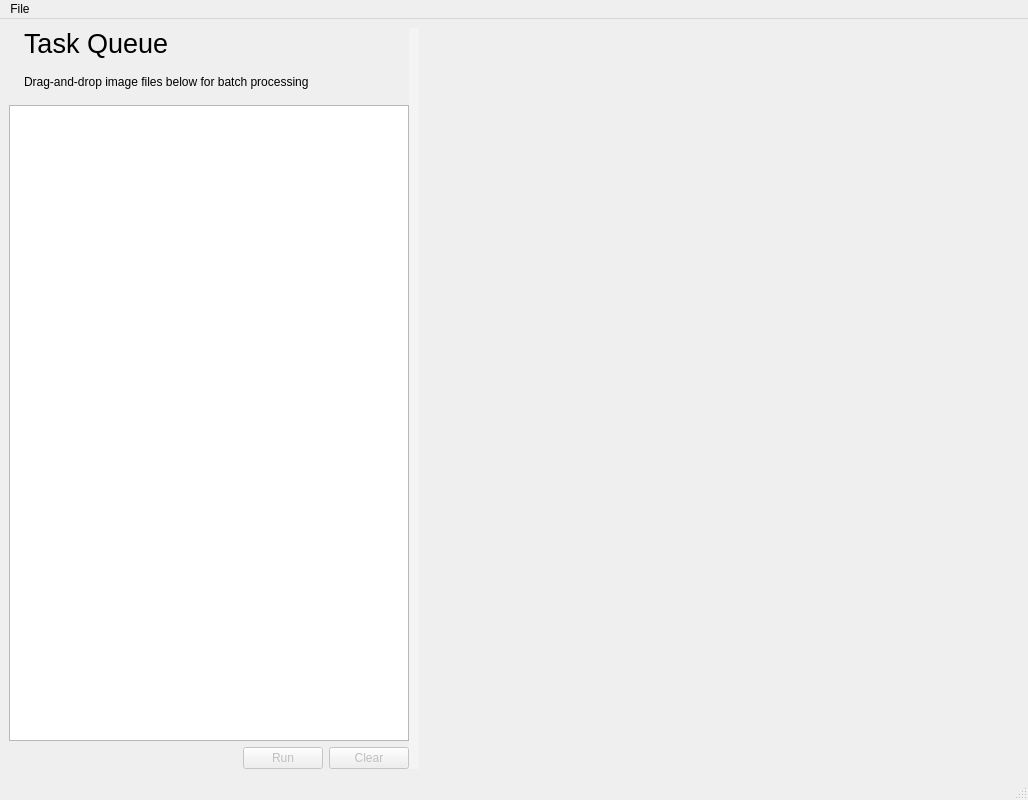
<?xml version="1.0" encoding="UTF-8"?>
<ui version="4.0">
 <class>TaskQueueWindow</class>
 <widget class="QMainWindow" name="TaskQueueWindow">
  <property name="geometry">
   <rect>
    <x>0</x>
    <y>0</y>
    <width>1028</width>
    <height>800</height>
   </rect>
  </property>
  <property name="sizePolicy">
   <sizepolicy hsizetype="MinimumExpanding" vsizetype="Preferred">
    <horstretch>0</horstretch>
    <verstretch>0</verstretch>
   </sizepolicy>
  </property>
  <property name="minimumSize">
   <size>
    <width>800</width>
    <height>600</height>
   </size>
  </property>
  <property name="acceptDrops">
   <bool>true</bool>
  </property>
  <property name="windowTitle">
   <string notr="true">Task Queue</string>
  </property>
  <property name="dockNestingEnabled">
   <bool>true</bool>
  </property>
  <property name="unifiedTitleAndToolBarOnMac">
   <bool>true</bool>
  </property>
  <widget class="QWidget" name="centralWidget">
   <property name="sizePolicy">
    <sizepolicy hsizetype="MinimumExpanding" vsizetype="Preferred">
     <horstretch>0</horstretch>
     <verstretch>0</verstretch>
    </sizepolicy>
   </property>
   <layout class="QVBoxLayout" name="verticalLayout_2">
    <item>
     <widget class="QSplitter" name="splitter">
      <property name="sizePolicy">
       <sizepolicy hsizetype="Minimum" vsizetype="Preferred">
        <horstretch>0</horstretch>
        <verstretch>0</verstretch>
       </sizepolicy>
      </property>
      <property name="styleSheet">
       <string notr="true">QSplitter::handle
{
    background-color: rgba(255, 255, 255, 80);
}</string>
      </property>
      <property name="orientation">
       <enum>Qt::Horizontal</enum>
      </property>
      <property name="handleWidth">
       <number>10</number>
      </property>
      <property name="childrenCollapsible">
       <bool>false</bool>
      </property>
      <widget class="QWidget" name="taskListContainerWidget" native="true">
       <property name="sizePolicy">
        <sizepolicy hsizetype="MinimumExpanding" vsizetype="Preferred">
         <horstretch>1</horstretch>
         <verstretch>0</verstretch>
        </sizepolicy>
       </property>
       <property name="minimumSize">
        <size>
         <width>300</width>
         <height>0</height>
        </size>
       </property>
       <layout class="QVBoxLayout" name="verticalLayout_4">
        <item>
         <layout class="QHBoxLayout" name="taskQueueTitleLayout">
          <property name="spacing">
           <number>0</number>
          </property>
          <item>
           <widget class="QLabel" name="logoLabel">
            <property name="sizePolicy">
             <sizepolicy hsizetype="Fixed" vsizetype="Fixed">
              <horstretch>0</horstretch>
              <verstretch>0</verstretch>
             </sizepolicy>
            </property>
            <property name="text">
             <string notr="true"/>
            </property>
            <property name="pixmap">
             <pixmap resource="../../resources/logos.qrc">:/logos/logo_small.png</pixmap>
            </property>
           </widget>
          </item>
          <item>
           <spacer name="horizontalSpacer_2">
            <property name="orientation">
             <enum>Qt::Horizontal</enum>
            </property>
            <property name="sizeType">
             <enum>QSizePolicy::Fixed</enum>
            </property>
            <property name="sizeHint" stdset="0">
             <size>
              <width>8</width>
              <height>20</height>
             </size>
            </property>
           </spacer>
          </item>
          <item>
           <widget class="QLabel" name="taskQueueTitle">
            <property name="sizePolicy">
             <sizepolicy hsizetype="Fixed" vsizetype="Fixed">
              <horstretch>0</horstretch>
              <verstretch>0</verstretch>
             </sizepolicy>
            </property>
            <property name="minimumSize">
             <size>
              <width>0</width>
              <height>0</height>
             </size>
            </property>
            <property name="font">
             <font>
              <pointsize>20</pointsize>
             </font>
            </property>
            <property name="text">
             <string notr="true" extracomment="Title of a window where users can queue up multiple image geometrization tasks to be run one after another">Task Queue</string>
            </property>
           </widget>
          </item>
          <item>
           <spacer name="horizontalSpacer">
            <property name="orientation">
             <enum>Qt::Horizontal</enum>
            </property>
            <property name="sizeHint" stdset="0">
             <size>
              <width>20</width>
              <height>20</height>
             </size>
            </property>
           </spacer>
          </item>
         </layout>
        </item>
        <item>
         <layout class="QVBoxLayout" name="verticalLayout_5">
          <item>
           <layout class="QVBoxLayout" name="verticalLayout_3">
            <property name="spacing">
             <number>15</number>
            </property>
            <property name="leftMargin">
             <number>15</number>
            </property>
            <property name="topMargin">
             <number>10</number>
            </property>
            <property name="rightMargin">
             <number>15</number>
            </property>
            <property name="bottomMargin">
             <number>10</number>
            </property>
            <item>
             <widget class="QLabel" name="taskListInstructionText">
              <property name="text">
               <string extracomment="Instructions to the user explaining how to add items to the task queue list, by dragging items into a list below this text">Drag-and-drop image files below for batch processing</string>
              </property>
             </widget>
            </item>
           </layout>
          </item>
          <item>
           <widget class="QListWidget" name="taskList">
            <property name="sortingEnabled">
             <bool>true</bool>
            </property>
           </widget>
          </item>
         </layout>
        </item>
        <item>
         <layout class="QHBoxLayout" name="horizontalLayout_7">
          <item>
           <spacer name="horizontalSpacer_3">
            <property name="orientation">
             <enum>Qt::Horizontal</enum>
            </property>
            <property name="sizeHint" stdset="0">
             <size>
              <width>40</width>
              <height>20</height>
             </size>
            </property>
           </spacer>
          </item>
          <item>
           <widget class="QPushButton" name="runTasksButton">
            <property name="enabled">
             <bool>false</bool>
            </property>
            <property name="text">
             <string extracomment="Text on a button that starts running the tasks from the task queue when pressed">Run</string>
            </property>
           </widget>
          </item>
          <item>
           <widget class="QPushButton" name="clearTaskListButton">
            <property name="enabled">
             <bool>false</bool>
            </property>
            <property name="text">
             <string extracomment="Text on a button that removes any queued up tasks from the task queue in the user interface">Clear</string>
            </property>
           </widget>
          </item>
         </layout>
        </item>
       </layout>
      </widget>
      <widget class="QWidget" name="taskListScriptContainer" native="true">
       <property name="sizePolicy">
        <sizepolicy hsizetype="Preferred" vsizetype="Preferred">
         <horstretch>0</horstretch>
         <verstretch>0</verstretch>
        </sizepolicy>
       </property>
       <property name="minimumSize">
        <size>
         <width>600</width>
         <height>0</height>
        </size>
       </property>
       <layout class="QVBoxLayout" name="verticalLayout">
        <item>
         <layout class="QVBoxLayout" name="taskListScriptLayout">
          <property name="sizeConstraint">
           <enum>QLayout::SetDefaultConstraint</enum>
          </property>
         </layout>
        </item>
       </layout>
      </widget>
     </widget>
    </item>
   </layout>
  </widget>
  <widget class="QStatusBar" name="statusBar"/>
  <widget class="QMenuBar" name="menuBar">
   <property name="geometry">
    <rect>
     <x>0</x>
     <y>0</y>
     <width>1028</width>
     <height>19</height>
    </rect>
   </property>
   <widget class="QMenu" name="menuFile">
    <property name="title">
     <string extracomment="The title of the File menu that contains commands relating to the handling of files, such as open, save, print, etc">File</string>
    </property>
    <addaction name="actionLoad_Scripts"/>
    <addaction name="actionSave_Scripts"/>
    <addaction name="actionExit"/>
   </widget>
   <addaction name="menuFile"/>
  </widget>
  <action name="actionClear_Recents">
   <property name="text">
    <string extracomment="Text on a menu item that clears a list of recently loaded files when pressed">Clear Recent Items</string>
   </property>
  </action>
  <action name="actionExit">
   <property name="text">
    <string extracomment="Text on a menu item that closes the window when pressed">Exit</string>
   </property>
  </action>
  <action name="actionTutorials">
   <property name="text">
    <string extracomment="Text on a menu item that opens the tutorials page when pressed">Tutorials</string>
   </property>
  </action>
  <action name="actionSupport">
   <property name="text">
    <string extracomment="Text on a menu item that opens the customer support/help page when pressed">Support</string>
   </property>
  </action>
  <action name="actionAbout">
   <property name="text">
    <string extracomment="Text on a menu item that opens the About page with information about the app when pressed">About</string>
   </property>
  </action>
  <action name="actionScript_Console">
   <property name="checkable">
    <bool>true</bool>
   </property>
   <property name="text">
    <string extracomment="Text on a menu item that shows or hides the script console when pressed">Script Console</string>
   </property>
  </action>
  <action name="actionGlobal_Preferences">
   <property name="text">
    <string extracomment="Text on a menu item that opens the application-wide/global preferences page">Global Preferences</string>
   </property>
  </action>
  <action name="actionLoad_Global_Preferences">
   <property name="text">
    <string extracomment="Text on a menu item that opens a dialog that allows the user to load a file containing application-wide/global preferences page">Load Global Preferences</string>
   </property>
  </action>
  <action name="actionSave_Global_Preferences">
   <property name="text">
    <string extracomment="Text on a menu item that opens a dialog that allows the user to save a file containing the current application-wide/global preferences page">Save Global Preferences</string>
   </property>
  </action>
  <action name="actionLoad_Scripts">
   <property name="text">
    <string extracomment="Text on a menu item that opens a dialog that allows the user to load a file containing settings instructing the computer how to geometrize a group of queued up images">Load Task Queue Settings</string>
   </property>
  </action>
  <action name="actionSave_Scripts">
   <property name="text">
    <string extracomment="Text on a menu item that opens a dialog that allows the user to save a file containing settings instructing the computer how to geometrize a group of queued up images">Save Task Queue Settings</string>
   </property>
  </action>
 </widget>
 <resources>
  <include location="../../resources/logos.qrc"/>
 </resources>
 <connections/>
</ui>
